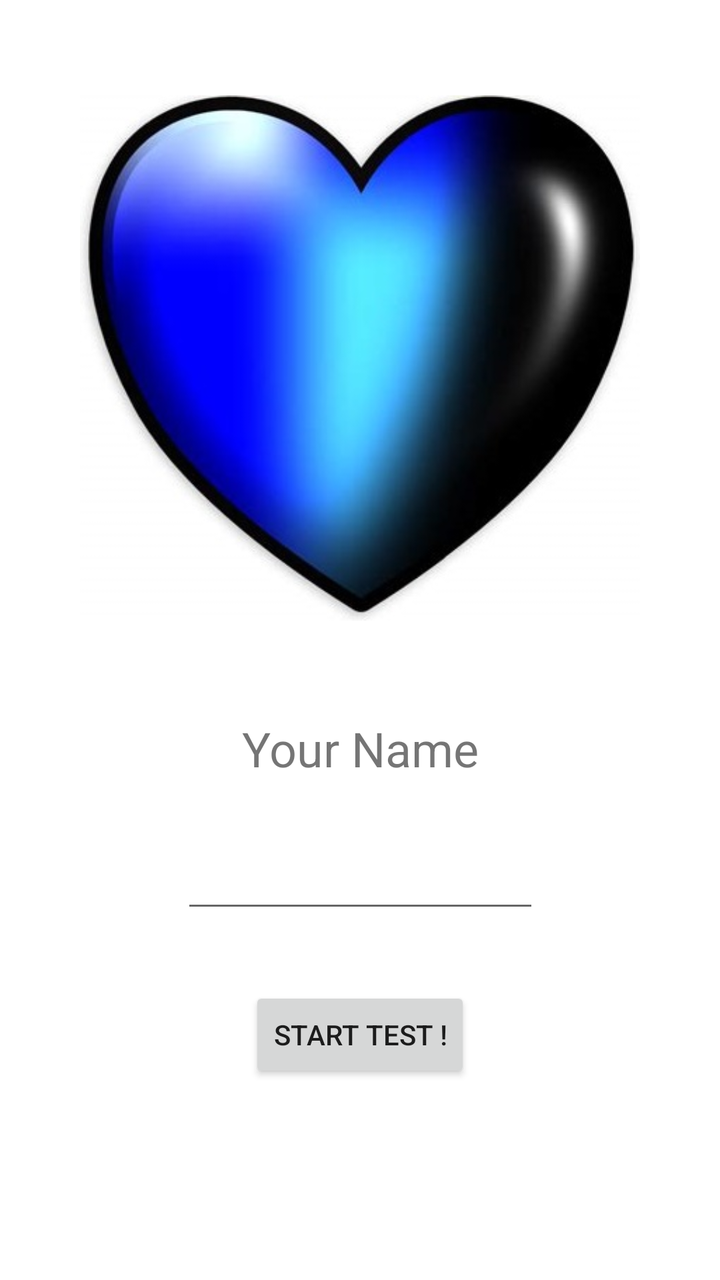
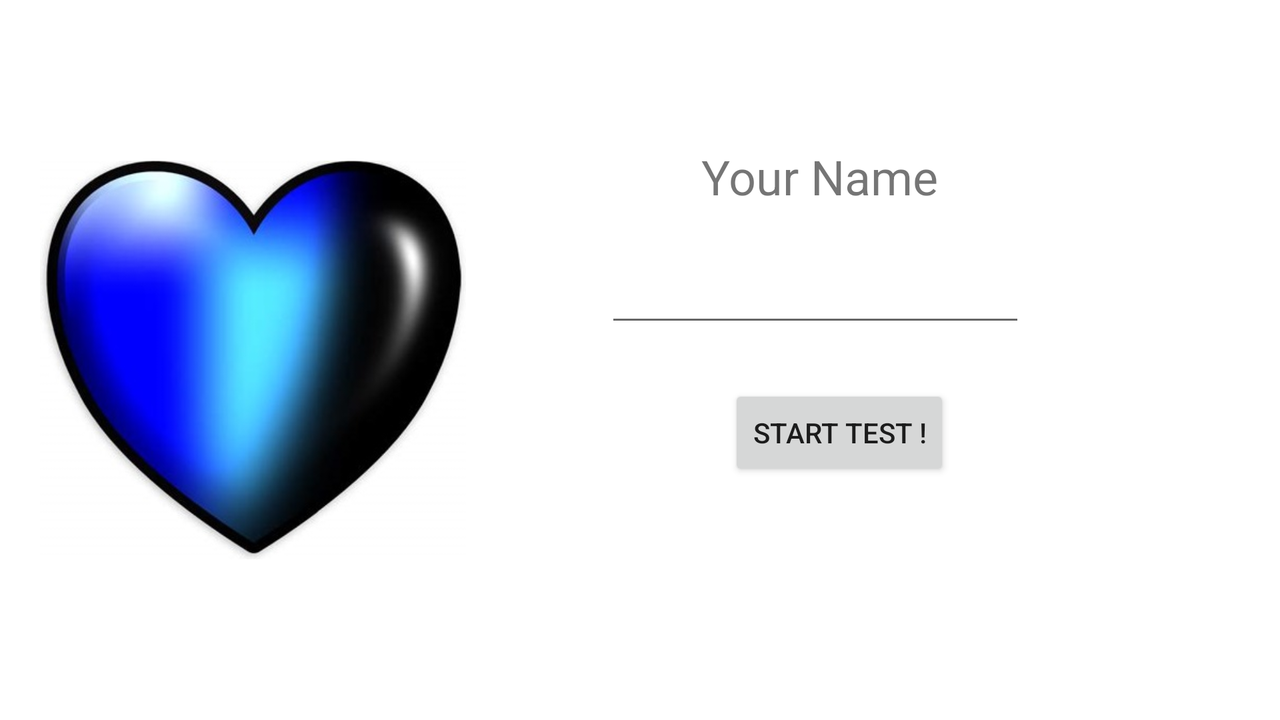

An Android layout and its configuration variant, each rendered on a device that would load it. The default file and the variant file are quoted in full after the pictures.
<!-- AndroidManifest.xml: application theme Theme.AppCoeur -->
<!-- res/layout/activity_main.xml -->
<?xml version="1.0" encoding="utf-8"?>
<androidx.constraintlayout.widget.ConstraintLayout xmlns:android="http://schemas.android.com/apk/res/android"
    xmlns:app="http://schemas.android.com/apk/res-auto"
    xmlns:tools="http://schemas.android.com/tools"
    android:layout_width="match_parent"
    android:layout_height="match_parent"
    tools:context=".MainActivity">

    <ImageView
        android:id="@+id/imageView2"
        android:layout_width="280dp"
        android:layout_height="294dp"
        android:layout_marginTop="32dp"
        android:contentDescription="@string/logo"
        app:layout_constraintEnd_toEndOf="parent"
        app:layout_constraintStart_toStartOf="parent"
        app:layout_constraintTop_toTopOf="parent"
        app:srcCompat="@drawable/coeur" />

    <TextView
        android:id="@+id/textView"
        android:layout_width="wrap_content"
        android:layout_height="wrap_content"
        android:layout_marginTop="32dp"
        android:text="@string/your_name"
        android:textSize="24sp"
        app:layout_constraintEnd_toEndOf="parent"
        app:layout_constraintStart_toStartOf="parent"
        app:layout_constraintTop_toBottomOf="@+id/imageView2" />

    <EditText
        android:id="@+id/PersonName"
        android:layout_width="179dp"
        android:layout_height="39dp"
        android:layout_marginTop="32dp"
        android:ems="10"
        android:importantForAutofill="no"
        android:inputType="textPersonName"
        android:minHeight="48dp"
        app:layout_constraintEnd_toEndOf="parent"
        app:layout_constraintStart_toStartOf="parent"
        app:layout_constraintTop_toBottomOf="@+id/textView"
        tools:ignore="DuplicateSpeakableTextCheck,SpeakableTextPresentCheck" />

    <Button
        android:id="@+id/button"
        android:layout_width="wrap_content"
        android:layout_height="wrap_content"
        android:layout_marginTop="32dp"
        android:text="@string/start_test"
        app:layout_constraintEnd_toEndOf="parent"
        app:layout_constraintStart_toStartOf="parent"
        app:layout_constraintTop_toBottomOf="@+id/PersonName" />

</androidx.constraintlayout.widget.ConstraintLayout>
<!-- resources referenced by this layout -->
<resources>
  <!-- drawable coeur: png bitmap (drawable, 190246 bytes) -->
  <string name="logo">logo</string>
  <string name="start_test">Start Test !</string>
  <string name="your_name">Your Name</string>
  <style name="Theme.AppCoeur" parent="Theme.MaterialComponents.DayNight.DarkActionBar">
          
          <item name="colorPrimary">@color/purple_500</item>
          <item name="colorPrimaryVariant">@color/purple_700</item>
          <item name="colorOnPrimary">@color/white</item>
          
          <item name="colorSecondary">@color/teal_200</item>
          <item name="colorSecondaryVariant">@color/teal_700</item>
          <item name="colorOnSecondary">@color/black</item>
          
          <item name="android:statusBarColor" tools:targetApi="l">?attr/colorPrimaryVariant</item>
          
      </style>
</resources>
<!-- res/layout-land/activity_main.xml (the author's variant of the layout above) -->
<!-- drawn on the phone turned sideways -->
<?xml version="1.0" encoding="utf-8"?>
<androidx.constraintlayout.widget.ConstraintLayout xmlns:android="http://schemas.android.com/apk/res/android"
    xmlns:app="http://schemas.android.com/apk/res-auto"
    xmlns:tools="http://schemas.android.com/tools"
    android:layout_width="match_parent"
    android:layout_height="match_parent"
    tools:context=".MainActivity">

    <ImageView
        android:id="@+id/imageView5"
        android:layout_width="213dp"
        android:layout_height="0dp"
        android:layout_marginStart="20dp"
        android:layout_weight="1"
        android:contentDescription="@string/description"
        app:layout_constraintBottom_toBottomOf="parent"
        app:layout_constraintStart_toStartOf="parent"
        app:layout_constraintTop_toTopOf="parent"
        app:srcCompat="@drawable/coeur" />

    <TextView
        android:id="@+id/textView"
        android:layout_width="wrap_content"
        android:layout_height="wrap_content"
        android:layout_marginTop="72dp"
        android:text="@string/your_name"
        android:textSize="24sp"
        app:layout_constraintEnd_toEndOf="parent"
        app:layout_constraintHorizontal_bias="0.672"
        app:layout_constraintStart_toStartOf="parent"
        app:layout_constraintTop_toTopOf="parent" />

    <EditText
        android:id="@+id/PersonName"
        android:layout_width="wrap_content"
        android:layout_height="wrap_content"
        android:layout_marginTop="16dp"
        android:ems="10"
        android:importantForAutofill="no"
        android:inputType="textPersonName"
        android:minHeight="48dp"
        app:layout_constraintEnd_toEndOf="parent"
        app:layout_constraintHorizontal_bias="0.704"
        app:layout_constraintStart_toStartOf="parent"
        app:layout_constraintTop_toBottomOf="@+id/textView"
        tools:ignore="DuplicateSpeakableTextCheck" />

    <Button
        android:id="@+id/button"
        android:layout_width="wrap_content"
        android:layout_height="wrap_content"
        android:layout_marginTop="24dp"
        android:text="@string/start_test"
        app:layout_constraintEnd_toEndOf="parent"
        app:layout_constraintHorizontal_bias="0.688"
        app:layout_constraintStart_toStartOf="parent"
        app:layout_constraintTop_toBottomOf="@+id/PersonName" />

</androidx.constraintlayout.widget.ConstraintLayout>
<!-- resources referenced by the variant -->
<!-- as the phone turned sideways resolves them -->
<resources>
  <!-- drawable coeur: png bitmap (drawable, 190246 bytes) -->
  <string name="description">description</string>
  <string name="start_test">Start Test !</string>
  <string name="your_name">Your Name</string>
  <style name="Theme.AppCoeur" parent="Theme.MaterialComponents.DayNight.DarkActionBar">
          
          <item name="colorPrimary">@color/purple_500</item>
          <item name="colorPrimaryVariant">@color/purple_700</item>
          <item name="colorOnPrimary">@color/white</item>
          
          <item name="colorSecondary">@color/teal_200</item>
          <item name="colorSecondaryVariant">@color/teal_700</item>
          <item name="colorOnSecondary">@color/black</item>
          
          <item name="android:statusBarColor" tools:targetApi="l">?attr/colorPrimaryVariant</item>
          
      </style>
</resources>
